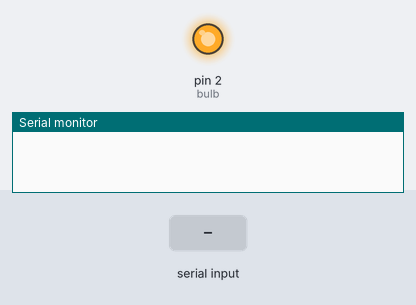
Bench run of a sketch on a simulated Arduino Uno, built with avr-gcc and run on an emulated ATmega328P. Shown: output pins drawn as LEDs (lit = HIGH), the last lines printed to the serial monitor. The inputs (shaded band) are chosen by the test bench.

Above: at 1.2 s.
1.3 s: "1" received over Serial
At 2.0 s:
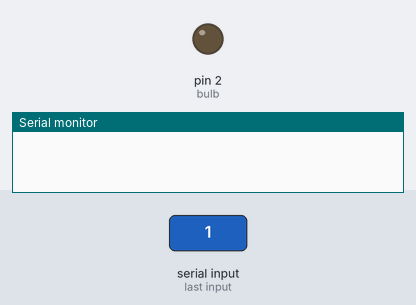
2.8 s: "2" received over Serial
At 3.2 s:
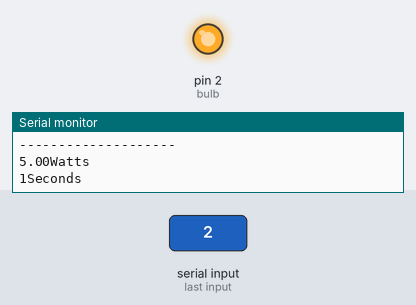
Timing chart, 0 to 5.8 s (numbered marks = the images above; inputs shaded):
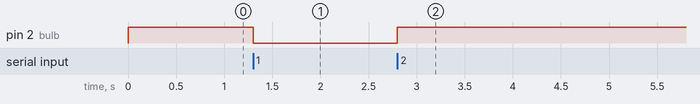

Measured:
- after the input at 1.3 s, pin 2 (bulb): HIGH → LOW at once
- after the input at 2.8 s, pin 2 (bulb): LOW → HIGH at once

The sketch:

sketch_jun07a.ino
```cpp
int bulb = 2;
int bulb_watts = 5;
int state;
unsigned long start_time = 0;
unsigned long end_time = 0;
unsigned long elapsed = 0;
float consumed = 0;

void setup() {
  pinMode(bulb,OUTPUT);
  Serial.begin(9600);
  digitalWrite(bulb, 1);
}

void loop() {
  if(Serial.available() > 0){
      state = Serial.read();
      if(state == '1'){
        digitalWrite(bulb, 0);
        start_time = millis();
        }
       else if(state == '2'){
        digitalWrite(bulb, 1);
        end_time = millis();
        elapsed = end_time -start_time;
        consumed = (elapsed / 1000) * bulb_watts;
        Serial.println("Power consumption:");
        Serial.println("--------------------");
        Serial.print(consumed);
        Serial.println("Watts");
        Serial.print(elapsed / 1000);
        Serial.println("Seconds");
        }

    }

}
```
